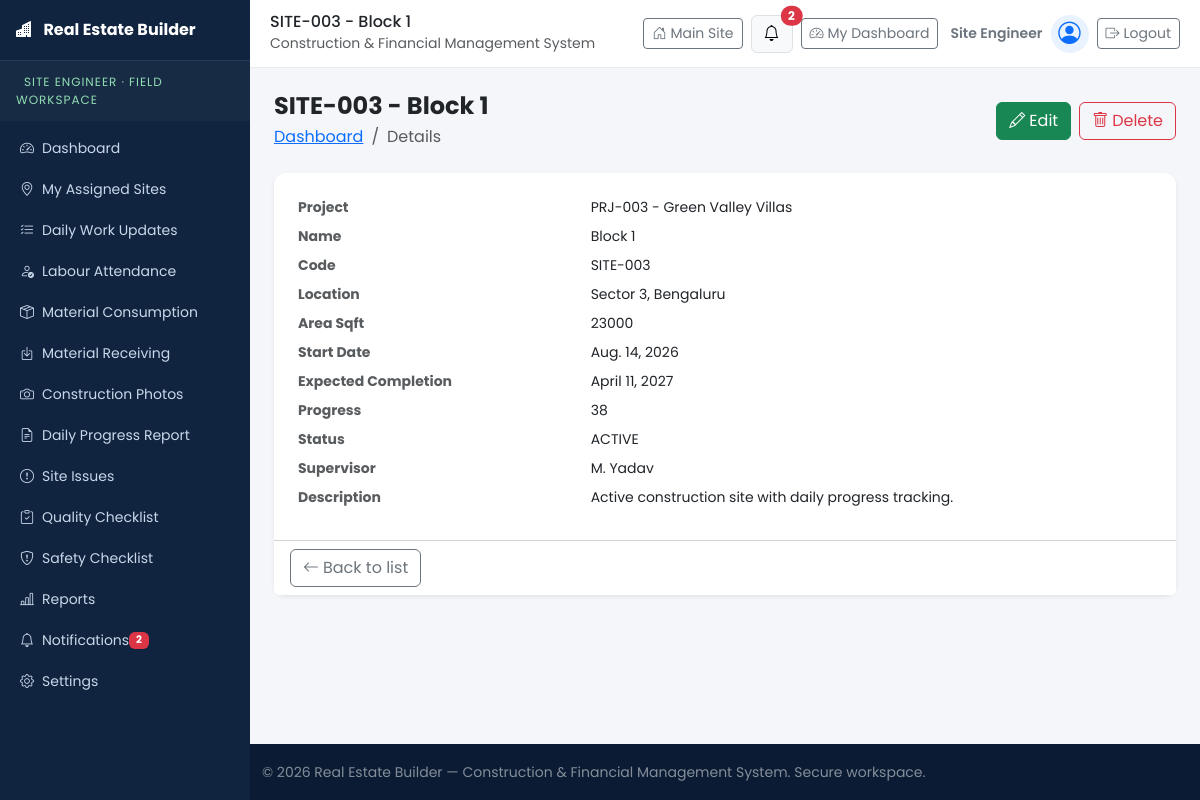
Screenshot of /supervisor/data/site/3/ (signed in) with the database file from the repository.
### accounts/models.py (models this page shows, shortened)
class UserProfile(models.Model):
    ROLE_BUILDER = "BUILDER"
    ROLE_SITE_ENGINEER = "SITE_ENGINEER"
    ROLE_SITE_SUPERVISOR = "SITE_SUPERVISOR"
    ROLE_CONTRACTOR = "CONTRACTOR"
    ROLE_STORE_MANAGER = "STORE_MANAGER"
    ROLE_ACCOUNTANT = "ACCOUNTANT"
    ROLE_LABOUR = "LABOUR"
    ROLE_CHOICES = (
        (ROLE_BUILDER, "Builder / Admin"),
        (ROLE_SITE_ENGINEER, "Site Engineer"),
        (ROLE_SITE_SUPERVISOR, "Site Supervisor"),
        (ROLE_CONTRACTOR, "Contractor"),
        (ROLE_STORE_MANAGER, "Store Manager"),
        (ROLE_ACCOUNTANT, "Accountant"),
        (ROLE_LABOUR, "Labour / Worker"),
    )
    ROLE_ICONS = {
        ROLE_BUILDER: "bi-person-badge",
        ROLE_SITE_ENGINEER: "bi-ruler",
        ROLE_SITE_SUPERVISOR: "bi-hardhat",
        ROLE_CONTRACTOR: "bi-briefcase",
        ROLE_STORE_MANAGER: "bi-box-seam",
        ROLE_ACCOUNTANT: "bi-cash-coin",
        ROLE_LABOUR: "bi-people",
    }
    ROLE_DASHBOARDS = {
        ROLE_BUILDER: "dashboards:dashboard_builder",
        ROLE_SITE_ENGINEER: "dashboards:dashboard_site_engineer",
        ROLE_SITE_SUPERVISOR: "dashboards:dashboard_site_supervisor",
        ROLE_CONTRACTOR: "dashboards:dashboard_contractor",
        ROLE_STORE_MANAGER: "dashboards:dashboard_store_manager",
        ROLE_ACCOUNTANT: "dashboards:dashboard_accountant",
        ROLE_LABOUR: "dashboards:dashboard_labour",
    }
    GENDER_CHOICES = (
        ("", "Prefer not to say"),
        ("MALE", "Male"),
        ("FEMALE", "Female"),
        ("OTHER", "Other"),
    )
    STATUS_ACTIVE = "ACTIVE"
    STATUS_INACTIVE = "INACTIVE"
    STATUS_SUSPENDED = "SUSPENDED"
    STATUS_CHOICES = (
        (STATUS_ACTIVE, "Active"),
        (STATUS_INACTIVE, "Inactive"),
        (STATUS_SUSPENDED, "Suspended"),
    )
    user = models.OneToOneField(User, on_delete=models.CASCADE, related_name="profile")
    full_name = models.CharField(max_length=150)
    email = models.EmailField(max_length=254, unique=True)
    mobile = models.CharField(max_length=20)
    role = models.CharField(max_length=30, choices=ROLE_CHOICES, default=ROLE_BUILDER, db_index=True)
    address = models.TextField(blank=True)
    gender = models.CharField(max_length=10, choices=GENDER_CHOICES, blank=True)
    profile_photo = models.ImageField(upload_to="profiles/", blank=True, null=True)
    account_status = models.CharField(max_length=10, choices=STATUS_CHOICES, default=STATUS_ACTIVE, db_index=True)
    date_registered = models.DateTimeField(auto_now_add=True)
    class Meta:
        ordering = ["-date_registered"]
    @property
    def role_icon(self):
        return self.ROLE_ICONS.get(self.role, "bi-person")
    @property
    def is_active_account(self):
        return self.account_status == self.STATUS_ACTIVE and self.user.is_active
    def get_dashboard_url(self):
        return reverse(self.ROLE_DASHBOARDS.get(self.role, "home"))

### ConstructionManagement/models.py (models this page shows)
class Project(models.Model):
    name = models.CharField(max_length=200)
    code = models.CharField(max_length=40, unique=True)
    description = models.TextField(blank=True)
    client = models.CharField(max_length=150, blank=True)
    location = models.CharField(max_length=200, blank=True)
    start_date = models.DateField(null=True, blank=True)
    end_date = models.DateField(null=True, blank=True)
    budget = models.DecimalField(max_digits=14, decimal_places=2, default=0)
    progress = models.PositiveSmallIntegerField(default=0)
    status = models.CharField(max_length=20, choices=StatusChoices.choices, default=StatusChoices.PLANNED)
    priority = models.CharField(max_length=20, choices=PriorityChoices.choices, default=PriorityChoices.MEDIUM)
    manager = models.CharField(max_length=120, blank=True)
    class Meta:
        ordering = ["name"]
    def __str__(self):
        return f"{self.code} - {self.name}"

class Site(models.Model):
    project = models.ForeignKey(Project, on_delete=models.CASCADE, related_name="sites")
    name = models.CharField(max_length=200)
    code = models.CharField(max_length=40, unique=True)
    location = models.CharField(max_length=200, blank=True)
    area_sqft = models.PositiveIntegerField(default=0)
    start_date = models.DateField(null=True, blank=True)
    expected_completion = models.DateField(null=True, blank=True)
    progress = models.PositiveSmallIntegerField(default=0)
    status = models.CharField(max_length=20, choices=StatusChoices.choices, default=StatusChoices.ACTIVE)
    supervisor = models.CharField(max_length=120, blank=True)
    description = models.TextField(blank=True)
    class Meta:
        ordering = ["name"]
    def __str__(self):
        return f"{self.code} - {self.name}"

### ConstructionManagement/views.py (the view)
# urls.py: path("supervisor/data/<str:key>/<int:pk>/", views.resource_detail, {"module": "supervisor"}, name="supervisor_detail"),
@module_access_required
def resource_detail(request, module, key, pk):
    cfg = RESOURCES[key]
    obj = get_object_or_404(cfg["model"], pk=pk)
    template = "ConstructionManagement/generic/photo_detail.html" if key == "photo" else "ConstructionManagement/generic/detail.html"
    return render(request, template, {
        "module": module, "base_template": _base_template(module),
        "resource_key": key, "resource": cfg, "object": obj,
        "rows": _values(obj, [f.name for f in cfg["model"]._meta.fields if f.name not in ("id",)]),
        "title": str(obj),
    })

### ConstructionManagement/context_processors.py (called while the page is built)
def global_context(request):
    notifications = Notification.objects.filter(audience__in=["ALL", "MANAGER", "SUPERVISOR"])[:8]
    return {
        "global_notifications": notifications,
        "unread_count": Notification.objects.filter(is_read=False).count(),
        "app_name": "Real Estate Builder",
    }

### ConstructionManagement/views.py (called while the page is built)
def _values(obj, field_names):
    rows = []
    for name in field_names:
        field = obj._meta.get_field(name)
        value = getattr(obj, name)
        if hasattr(value, "url") and name == "image":
            rows.append({"label": field.verbose_name.title(), "value": value.url, "is_image": True})
            continue
        rows.append({"label": field.verbose_name.title(), "value": value})
    return rows

def _base_template(module):
    if module == "manager":
        return "ConstructionManagement/base_manager.html"
    return "ConstructionManagement/base_supervisor.html"

### ConstructionManagement/templates/ConstructionManagement/generic/detail.html (shortened to what this page needs)
{% extends base_template %}
{% block app_content %}
<div class="d-flex justify-content-between align-items-center mb-4">
  <div>
    <h4 class="fw-bold mb-1">{{ title }}</h4>
    <nav aria-label="breadcrumb"><ol class="breadcrumb mb-0 small"><li class="breadcrumb-item"><a href="{% if module == 'manager' %}{% url 'manager_dashboard' %}{% else %}{% url 'supervisor_dashboard' %}{% endif %}">Dashboard</a></li><li class="breadcrumb-item active">Details</li></ol></nav>
  </div>
  <div class="d-flex gap-2">
    {% if module == 'manager' %}
      <a href="{% url 'manager_edit' resource_key object.pk %}" class="btn btn-primary"><i class="bi bi-pencil me-1"></i>Edit</a>
      <a href="{% url 'manager_delete' resource_key object.pk %}" class="btn btn-outline-danger"><i class="bi bi-trash me-1"></i>Delete</a>
    {% else %}
      <a href="{% url 'supervisor_edit' resource_key object.pk %}" class="btn btn-success"><i class="bi bi-pencil me-1"></i>Edit</a>
      <a href="{% url 'supervisor_delete' resource_key object.pk %}" class="btn btn-outline-danger"><i class="bi bi-trash me-1"></i>Delete</a>
    {% endif %}
  </div>
</div>
<div class="card border-0 shadow-sm">
  <div class="card-body p-4">
    <dl class="row mb-0">
      {% for row in rows %}
        <dt class="col-sm-4 text-muted small">{{ row.label }}</dt>
        <dd class="col-sm-8 small">
          {% if row.is_image %}
            <img src="{{ row.value }}" alt="{{ object }}" class="img-thumbnail" style="max-width:260px">
          {% else %}
            {{ row.value|default_if_none:"-" }}
          {% endif %}
        </dd>
      {% endfor %}
    </dl>
  </div>
  <div class="card-footer bg-white">
    <a href="{% if module == 'manager' %}{% url 'manager_crud_list' resource_key %}{% else %}{% url 'supervisor_crud_list' resource_key %}{% endif %}" class="btn btn-outline-secondary"><i class="bi bi-arrow-left me-1"></i>Back to list</a>
  </div>
</div>
{% endblock %}

### ConstructionManagement/templates/ConstructionManagement/partials/_topbar.html (shortened to what this page needs)
<header class="app-topbar">
  <div class="topbar-title">
    <h5 class="mb-0">{% block topbar_title %}{{ title|default:"Dashboard" }}{% endblock %}</h5>
    <small class="text-muted d-none d-sm-inline">Construction &amp; Financial Management System</small>
  </div>
  <div class="ms-auto d-flex align-items-center gap-2">
    <a class="btn btn-outline-secondary btn-sm d-none d-sm-inline-flex" href="{% url 'home' %}">
      <i class="bi bi-house-door me-1"></i> Main Site
    </a>
    <div class="dropdown">
      <button class="btn btn-light border position-relative" type="button" data-bs-toggle="dropdown" aria-label="Notifications">
        <i class="bi bi-bell"></i>
        {% if unread_count %}<span class="position-absolute top-0 start-100 translate-middle badge rounded-pill bg-danger">{{ unread_count }}</span>{% endif %}
      </button>
    </div>
    {% if user.is_authenticated %}
      <a class="btn btn-outline-secondary btn-sm d-none d-sm-inline-flex" href="{{ user.profile.get_dashboard_url }}">
        <i class="bi bi-speedometer2 me-1"></i> My Dashboard
      </a>
      <span class="small fw-semibold text-secondary d-none d-md-inline">
        <i class="bi {{ user.profile.role_icon }} me-1"></i>{{ user.profile.get_role_display }}
      </span>
      <span class="topbar-avatar" title="{{ user.profile.full_name }}"><i class="bi bi-person-circle"></i></span>
      <form method="post" action="{% url 'accounts:logout' %}" class="d-inline mb-0">
        <button type="submit" class="btn btn-outline-secondary btn-sm" title="Log out">
          <i class="bi bi-box-arrow-right me-1"></i><span class="d-none d-md-inline">Logout</span>
        </button>
      </form>
    {% else %}
      <a class="btn btn-sm reb-btn-gold" href="{% url 'accounts:login' %}"><i class="bi bi-box-arrow-in-right me-1"></i>Login</a>
    {% endif %}
  </div>
</header>

### ConstructionManagement/static/css/style.css (style rules this page uses)
:root { --reb-sidebar-width: 250px; --reb-primary: #0d6efd; --reb-success: #198754; --reb-bg: #f4f6f9; }
body.reb-body, body.auth-shell { font-family: "Poppins", system-ui, -apple-system, "Segoe UI", Roboto, sans-serif; }
body.reb-body { background: var(--reb-bg); }
.app-layout { display: flex; min-height: 100vh; }
.app-topbar { background: #fff; border-bottom: 1px solid #e9ecef; padding: 12px 20px; display: flex; align-items: center; gap: 8px; position: sticky; top: 0; z-index: 1030; animation: rebFadeDown .4s ease both; }
.topbar-title h5 { font-size: 1rem; }
.topbar-avatar { width: 38px; height: 38px; border-radius: 50%; background: #e9f2ff; display: grid; place-items: center; font-size: 1.4rem; color: var(--reb-primary); }
.app-topbar .badge.rounded-pill { animation: rebPulse 2.4s ease-in-out infinite; }
.card { border-radius: 12px; }
:root { --reb-navy: #0a1b33; --reb-navy-2: #102a4c; --reb-gold: #d4af37; --reb-gold-dark: #b8860b; --reb-light: #f4f6f9; --reb-ink: #1b2b45; }
html { scroll-behavior: smooth; scroll-padding-top: 80px; }

### rows the page displays
Project: label "Project", value "PRJ-003 - Green Valley Villas"
Site: value "Block 1" "SITE-003" "Sector 3, Bengaluru" "Aug. 14, 2026" "April 11, 2027" "ACTIVE" "M. Yadav" "Active construction site with daily progress tracking."

### other values shown
{{ unread_count }} "2"
{{ title|default:"Dashboard" }} "SITE-003 - Block 1"
{{ user.profile.get_role_display }} "Site Engineer"
{{ title }} "SITE-003 - Block 1"
{{ row.label }} "Name" "Code" "Location" "Area Sqft" "Start Date" "Expected Completion" "Progress" "Status" "Supervisor" "Description"
{{ row.value|default_if_none:"-" }} "23000" "38"
